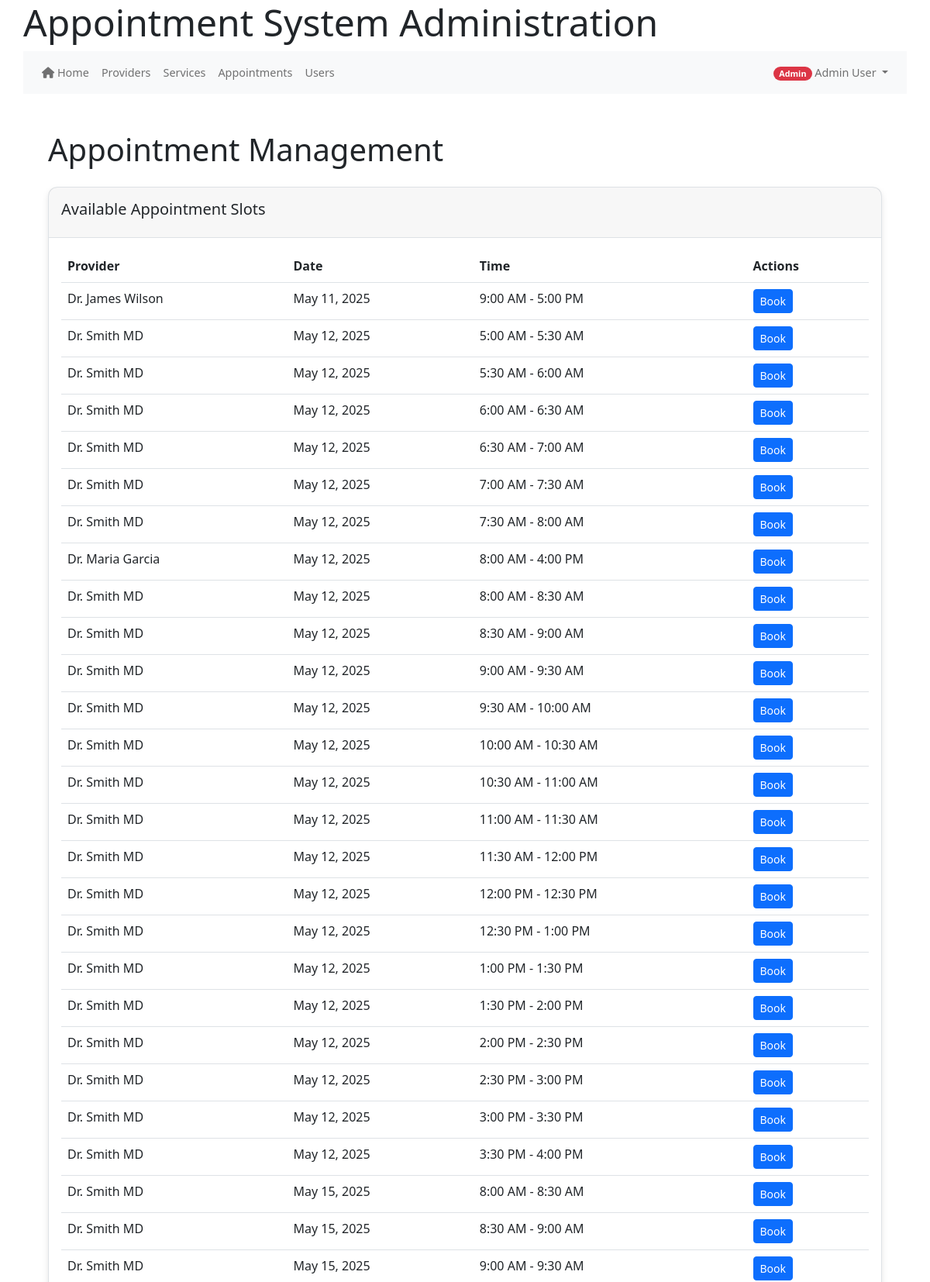
The app's page /index.php/appointments (signed in, upper part) with its own data.
### tables this page shows
CREATE TABLE IF NOT EXISTS `provider_availability` (
  `availability_id` int(11) NOT NULL AUTO_INCREMENT,
  `provider_id` int(11) NOT NULL,
  `availability_date` date NOT NULL,
  `start_time` time NOT NULL,
  `end_time` time NOT NULL,
  `is_available` tinyint(1) DEFAULT 1,
  `created_at` timestamp NOT NULL DEFAULT current_timestamp(),
  `is_recurring` tinyint(1) DEFAULT 0,
  `weekdays` varchar(20) DEFAULT NULL,
  `max_appointments` int(11) DEFAULT 1,
  `service_id` int(11) DEFAULT NULL,
  PRIMARY KEY (`availability_id`),
  KEY `fk_availability_service` (`service_id`)

);

CREATE TABLE IF NOT EXISTS `users` (
  `user_id` int(11) NOT NULL AUTO_INCREMENT,
  `email` varchar(255) NOT NULL,
  `password_hash` varchar(255) NOT NULL,
  `first_name` varchar(100) NOT NULL,
  `last_name` varchar(100) NOT NULL,
  `phone` varchar(20) DEFAULT NULL,
  `role` enum('patient','provider','admin','staff') NOT NULL,
  `is_active` tinyint(1) DEFAULT 1,
  `is_verified` tinyint(1) DEFAULT 0,
  `email_verified_at` datetime DEFAULT NULL,
  `created_at` datetime DEFAULT current_timestamp(),
  `last_login` datetime DEFAULT NULL,
  `verification_token` varchar(64) DEFAULT NULL,
  `reset_token` varchar(64) DEFAULT NULL,
  `reset_token_expires` datetime DEFAULT NULL,
  `token_expires` datetime DEFAULT NULL,
  `password_change_required` tinyint(1) DEFAULT 0,
  PRIMARY KEY (`user_id`)
);

### controllers/appointments_controller.php (called while the page is built, shortened)
<?php
class AppointmentsController {
    private $appointmentModel;
    public function __construct() {
        $this->db = get_db();
        require_once MODEL_PATH . '/Appointment.php';
        $this->appointmentModel = new Appointment($this->db);
    }
    public function index() {
        $availableSlots = $this->appointmentModel->getAvailableSlots();
        include VIEW_PATH . '/appointments/index.php';
    }
}
?>

### public_html/bootstrap.php (called while the page is built, shortened)
<?php
require_once APP_ROOT . '/core/helpers.php';
require_once CORE_PATH . '/helpers.php';
function get_db() {
    static $db = null;
    if ($db === null) {
        if (defined('DB_HOST') && defined('DB_USER') && defined('DB_PASS') && defined('DB_NAME')) {
            $db = new mysqli(DB_HOST, DB_USER, DB_PASS, DB_NAME);
            $db->set_charset('utf8mb4');
        } else {
            throw new Exception("Database constants not defined");
        }
    }
    return $db;
}
return true;

### models/Appointment.php (called while the page is built, shortened)
<?php
class Appointment {
    private $db;
    public function __construct($db) {
        $this->db = $db;
    }
    public function getAvailableSlots($provider_id = null) {
        $slots = [];
        $query = "
            SELECT
                pa.*,
                pa.availability_date AS available_date,
                u.first_name,
                u.last_name
            FROM provider_availability pa
            JOIN users u ON pa.provider_id = u.user_id
            WHERE pa.is_available = 1
                AND pa.availability_date >= CURDATE()
        ";
        $query .= " ORDER BY pa.availability_date, pa.start_time";
        if ($provider_id) {
            $stmt = $this->db->prepare($query);
            $stmt->bind_param("i", $provider_id);
            $stmt->execute();
            $result = $stmt->get_result();
        } else {
            $result = $this->db->query($query);
        }
        if ($result) {
            while ($row = $result->fetch_assoc()) {
                $slots[] = $row;
            }
        }
        return $slots;
    }
}
?>

### core/helpers.php (called while the page is built, shortened)
<?php
function base_url($path = '') {
    $protocol = isset($_SERVER['HTTPS']) && $_SERVER['HTTPS'] !== 'off' ? 'https' : 'http';
    $host = $_SERVER['HTTP_HOST'] ?? 'localhost';
    $script_name = $_SERVER['SCRIPT_NAME'];
    $base_dir = dirname($script_name);
    $base_url = "{$protocol}://{$host}{$base_dir}";
    $base_url = rtrim($base_url, '/');
    $path = ltrim($path, '/');
    return $path ? "{$base_url}/{$path}" : $base_url;
}

### views/appointments/index.php (the view, shortened to what this page needs)
<?php include VIEW_PATH . '/partials/header.php'; ?>
<div class="container mt-4">
    <h1 class="mb-4">Appointment Management</h1>
    <?php if ($_SESSION['role'] === 'patient' || $_SESSION['role'] === 'admin'): ?>
        <div class="card mb-4">
            <div class="card-header">
                <h5>Available Appointment Slots</h5>
            </div>
            <div class="card-body">
                <?php if (!empty($availableSlots)): ?>
                    <div class="table-responsive">
                        <table class="table table-hover">
                            <thead>
                                <tr>
                                    <th>Provider</th>
                                    <th>Date</th>
                                    <th>Time</th>
                                    <th>Actions</th>
                                </tr>
                            </thead>
                            <tbody>
                                <?php foreach ($availableSlots as $slot): ?>
                                <tr>
                                    <td><?= htmlspecialchars($slot['first_name'] . ' ' . $slot['last_name']) ?></td>
                                    <td><?= htmlspecialchars(date('F j, Y', strtotime($slot['available_date']))) ?></td>
                                    <td><?= htmlspecialchars(date('g:i A', strtotime($slot['start_time']))) ?> -
                                        <?= htmlspecialchars(date('g:i A', strtotime($slot['end_time']))) ?></td>
                                    <td>
                                        <a href="<?= base_url('index.php/patient/book?id=' . $slot['availability_id']) ?>"
                                           class="btn btn-primary btn-sm">Book</a>
                                    </td>
                                </tr>
                                <?php endforeach; ?>
                            </tbody>
                        </table>
                    </div>
                <?php else: ?>
                    <p class="mb-0">No available appointment slots found.</p>
                <?php endif; ?>
            </div>
        </div>
    <?php endif; ?>
</div>
<?php include VIEW_PATH . '/partials/footer.php'; ?>

### public_html/css/style.css (style rules this page uses)
:root { --primary: #0d6efd; --secondary: #6c757d; --success: #28a745; --danger: #dc3545; --warning: #ffc107; --info: #0dcaf0; --light: #f8f9fa; --dark: #212529; --white: #ffffff; --gray-100: #f8f9fa; --gray-200: #e9ecef; --gray-300: #dee2e6; --gray-400: #ced4da; --gray-500: #adb5bd; --gray-600: #6c757d; --gray-700: #495057; --gray-800: #343a40; --gray-900: #212529; --font-family-base: 'Segoe UI', Tahoma, Geneva, Verdana, sans-serif; --font-size-base: 1rem; --line-height-base: 1.6; --spacer: 1rem; --spacer-1: calc(var(--spacer) * 0.25); --spacer-2: calc(var(--spacer) * 0.5); --spacer-3: var(--spacer); --spacer-4: calc(var(--spacer) * 1.5); --spacer-5: calc(var(--spacer) * 3); --border-radius-sm: 0.25rem; --border-radius: 0.5rem; --border-radius-lg: 1rem; --border-radius-pill: 50rem; --border-radius-circle: 50%; --shadow-sm: 0 0.125rem 0.25rem rgba(0, 0, 0, 0.075); --shadow: 0 0.5rem 1rem rgba(0, 0, 0, 0.15); --shadow-lg: 0 1rem 3rem rgba(0, 0, 0, 0.175); --transition-base: all 0.2s ease-in-out; --transition-fade: opacity 0.15s linear; --z-index-dropdown: 1000; --z-index-sticky: 1020; --z-index-fixed: 1030; --z-index-modal-backdrop: 1040; --z-index-modal: 1050; --z-index-popover: 1060; --z-index-tooltip: 1070; }
* { box-sizing: border-box; margin: 0; padding: 0; }
body { font-family: var(--font-family-base); font-size: var(--font-size-base); line-height: var(--line-height-base); color: var(--gray-900); background-color: var(--white); margin: 0; padding: 20px 0; }
h1, h2, h3, h4, h5, h6 { margin-top: 0; margin-bottom: var(--spacer-2); font-weight: 500; line-height: 1.2; color: var(--dark); }
h1 { font-size: 2.5rem; }
h5 { font-size: 1.25rem; }
a { color: var(--primary); text-decoration: none; transition: var(--transition-base); }
.container { max-width: 1200px; margin: 0 auto; padding: 0 var(--spacer); }
.card { position: relative; display: flex; flex-direction: column; min-width: 0; word-wrap: break-word; background-color: var(--white); background-clip: border-box; border: 1px solid var(--gray-300); border-radius: var(--border-radius); margin-bottom: var(--spacer); box-shadow: var(--shadow-sm); transition: none; }
.card-header { padding: var(--spacer); margin-bottom: 0; background-color: rgba(0, 0, 0, 0.03); border-bottom: 1px solid var(--gray-300); }
.card-header:first-child { border-radius: calc(var(--border-radius) - 1px) calc(var(--border-radius) - 1px) 0 0; }
.card-body { flex: 1 1 auto; padding: var(--spacer); }
.btn { display: inline-block; font-weight: 400; text-align: center; vertical-align: middle; user-select: none; background-color: transparent; border: 1px solid transparent; padding: 0.375rem 0.75rem; font-size: 1rem; line-height: 1.5; border-radius: var(--border-radius); transition: var(--transition-base); }
.btn-primary { color: var(--white); background-color: var(--primary); border-color: var(--primary); }
.btn-sm { padding: 0.25rem 0.5rem; font-size: 0.875rem; border-radius: var(--border-radius-sm); }
.table { width: 100%; margin-bottom: 1rem; color: var(--gray-900); vertical-align: top; border-color: var(--gray-300); }
.table > :not(caption) > * > * { padding: 0.5rem; border-bottom-width: 1px; box-shadow: inset 0 0 0 9999px transparent; }
.table > tbody { vertical-align: inherit; }
.table > thead { vertical-align: bottom; }
.table-responsive { overflow-x: auto; -webkit-overflow-scrolling: touch; }
.mt-4 { margin-top: var(--spacer-4) !important; }
.mb-4 { margin-bottom: var(--spacer-4) !important; }
@media (min-width: 576px) { .container { max-width: 540px; } }
@media (min-width: 768px) { .container { max-width: 720px; } }
@media (min-width: 992px) { .container { max-width: 960px; } }
@media (min-width: 1200px) { .container { max-width: 1140px; } }

### views/partials/header.php (style rules this page uses)
body { padding-top: 20px; padding-bottom: 20px; font-family: 'Segoe UI', Tahoma, Geneva, Verdana, sans-serif; }
.card { margin-bottom: 20px; border-radius: 12px; box-shadow: 0 4px 8px rgba(0,0,0,0.1) !important; transition: none !important; }

### views/partials/footer.php (style rules this page uses)
html, body { height: 100%; margin: 0; padding: 0; }
body { display: flex; flex-direction: column; min-height: 100vh; }
.container { flex: 1 0 auto; }

### records on screen
provider_availability: users.first_name+last_name "Dr. James Wilson", availability_date "May 11, 2025", start_time "9:00 AM", end_time "5:00 PM"
provider_availability: users.first_name+last_name "Dr. Smith MD", availability_date "May 12, 2025", start_time "5:00 AM", end_time "5:30 AM"
provider_availability: users.first_name+last_name "Dr. Smith MD", availability_date "May 12, 2025", start_time "5:30 AM", end_time "6:00 AM"
provider_availability: users.first_name+last_name "Dr. Smith MD", availability_date "May 12, 2025", start_time "6:00 AM", end_time "6:30 AM"
provider_availability: users.first_name+last_name "Dr. Smith MD", availability_date "May 12, 2025", start_time "6:30 AM", end_time "7:00 AM"
provider_availability: users.first_name+last_name "Dr. Smith MD", availability_date "May 12, 2025", start_time "7:00 AM", end_time "7:30 AM"
provider_availability: users.first_name+last_name "Dr. Smith MD", availability_date "May 12, 2025", start_time "7:30 AM", end_time "8:00 AM"
provider_availability: users.first_name+last_name "Dr. Maria Garcia", availability_date "May 12, 2025", start_time "8:00 AM", end_time "4:00 PM"
provider_availability: users.first_name+last_name "Dr. Smith MD", availability_date "May 12, 2025", start_time "8:00 AM", end_time "8:30 AM"
provider_availability: users.first_name+last_name "Dr. Smith MD", availability_date "May 12, 2025", start_time "8:30 AM", end_time "9:00 AM"
provider_availability: users.first_name+last_name "Dr. Smith MD", availability_date "May 12, 2025", start_time "9:00 AM", end_time "9:30 AM"
provider_availability: users.first_name+last_name "Dr. Smith MD", availability_date "May 12, 2025", start_time "9:30 AM", end_time "10:00 AM"
provider_availability: users.first_name+last_name "Dr. Smith MD", availability_date "May 12, 2025", start_time "10:00 AM", end_time "10:30 AM"
provider_availability: users.first_name+last_name "Dr. Smith MD", availability_date "May 12, 2025", start_time "10:30 AM", end_time "11:00 AM"
provider_availability: users.first_name+last_name "Dr. Smith MD", availability_date "May 12, 2025", start_time "11:00 AM", end_time "11:30 AM"
provider_availability: users.first_name+last_name "Dr. Smith MD", availability_date "May 12, 2025", start_time "11:30 AM", end_time "12:00 PM"
provider_availability: users.first_name+last_name "Dr. Smith MD", availability_date "May 12, 2025", start_time "12:00 PM", end_time "12:30 PM"
provider_availability: users.first_name+last_name "Dr. Smith MD", availability_date "May 12, 2025", start_time "12:30 PM", end_time "1:00 PM"
provider_availability: users.first_name+last_name "Dr. Smith MD", availability_date "May 12, 2025", start_time "1:00 PM", end_time "1:30 PM"
provider_availability: users.first_name+last_name "Dr. Smith MD", availability_date "May 12, 2025", start_time "1:30 PM", end_time "2:00 PM"
provider_availability: users.first_name+last_name "Dr. Smith MD", availability_date "May 12, 2025", start_time "2:00 PM", end_time "2:30 PM"
provider_availability: users.first_name+last_name "Dr. Smith MD", availability_date "May 12, 2025", start_time "2:30 PM", end_time "3:00 PM"
provider_availability: users.first_name+last_name "Dr. Smith MD", availability_date "May 12, 2025", start_time "3:00 PM", end_time "3:30 PM"
provider_availability: users.first_name+last_name "Dr. Smith MD", availability_date "May 12, 2025", start_time "3:30 PM", end_time "4:00 PM"
provider_availability: users.first_name+last_name "Dr. Smith MD", availability_date "May 15, 2025", start_time "8:00 AM", end_time "8:30 AM"
provider_availability: users.first_name+last_name "Dr. Smith MD", availability_date "May 15, 2025", start_time "8:30 AM", end_time "9:00 AM"
provider_availability: users.first_name+last_name "Dr. Smith MD", availability_date "May 15, 2025", start_time "9:00 AM", end_time "9:30 AM"

### other values on screen
$userRole "Admin"
$userName "Admin User"
